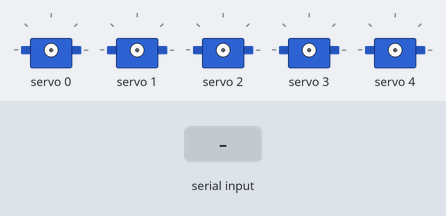
This sketch was run on a simulated ESP32. Shown: 5 × servo. The inputs (shaded band) are chosen by the test bench. What the sketch prints to the serial monitor is not drawn.

Above: at 1.2 s.
1.3 s: "demo\n" received over Serial
At 4.1 s:
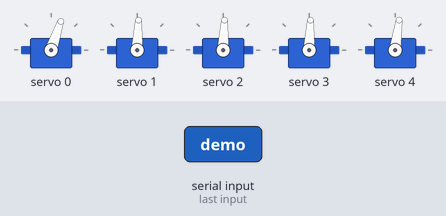
4.3 s: "speed90\n" received over Serial
At 5.4 s:
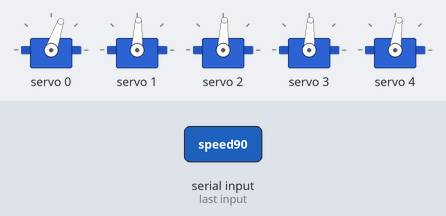
5.8 s: "open\n" received over Serial
At 6.8 s:
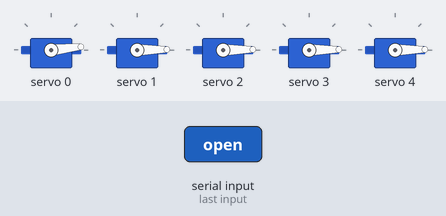
7.4 s: "point\n" received over Serial
At 8.7 s:
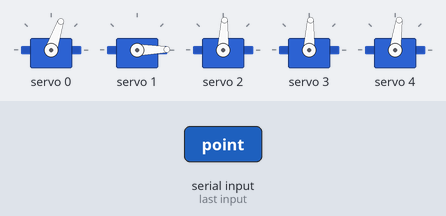
9.0 s: "ok\n" received over Serial
At 10.1 s:
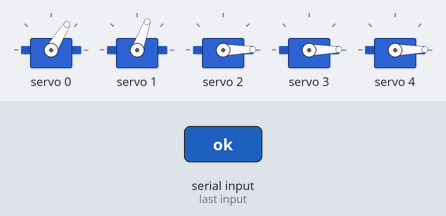
10.6 s: "fist\n" received over Serial
At 11.6 s:
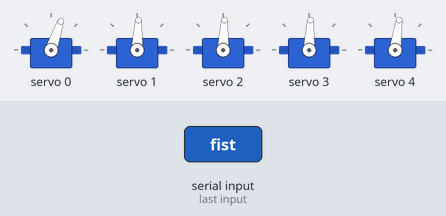
Timing chart, 0 to 13.2 s (numbered marks = the images above; inputs shaded):
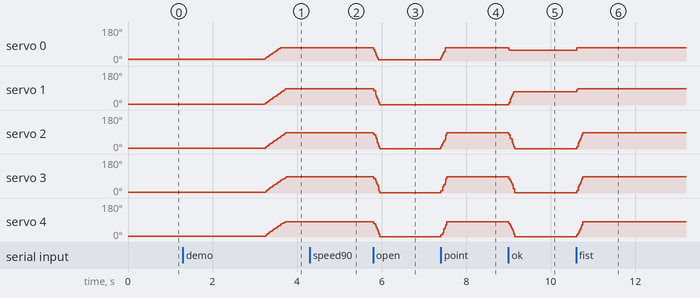

The sketch:

inmoov_hand_firmware.ino
```cpp
/*
 * InMoov 左手固件 v1 —— 五指 + 转腕 · 校准表 + 缓动 + 手势库 + 串口控制
 * 硬件：ESP32 DevKitC + PCA9685(0x40) + MG996R x6（CH0-4=拇食中无小，CH5=转腕）
 * 接线：3V3→VCC GND→GND(共地!) GPIO21→SDA GPIO22→SCL ｜ 6V适配器→V+/GND
 * 库：Adafruit PWM Servo Driver ｜ 板：ESP32 Dev Module ｜ 串口 115200
 *
 * ★ 使用前必做的校准（张线完成后）：
 *   1) 逐指用 `raw 0 20` 这类指令试出"完全伸直"和"舒适握拢"的真实角度
 *   2) 填进下方 OPEN_A[] / CLOSE_A[]（转腕填左右极限），重新烧录
 *   3) 之后一律用百分比/手势指令，不再直接用角度
 *
 * 串口指令：
 *   open / fist / point / ok / peace / three  → 手势
 *   f <指0-4> <0-100>   → 单指百分比（0=全伸直 100=握拢）
 *   h <0-100>           → 五指同步百分比
 *   w <0-100>           → 手腕（0=左极限 50=中位 100=右极限）
 *   raw <ch> <deg>      → 直接角度（仅校准用，慢速小步！）
 *   speed <1-10>        → 动作速度（默认3，越大越快）
 *   rest                → 释放全部舵机（断脉冲，散热/安全）
 *   demo                → 循环演示   |  ?  → 菜单
 */
#include <Wire.h>
#include <Adafruit_PWMServoDriver.h>

Adafruit_PWMServoDriver pwm(0x40);
const float FREQ = 50.0;
const int   US_MIN = 500, US_MAX = 2500;      // MG996R 0-180°脉宽

// ------- ★ 校准表：先用保守值，张线后按实测修改 -------
//                  拇指  食指  中指  无名  小指  手腕
float OPEN_A[6]  = {  10,   5,    5,    5,    5,   45 }; // 伸直/腕左限
float CLOSE_A[6] = {  70,  85,   85,   85,   80,  135 }; // 握拢/腕右限
bool  INVERT[6]  = {false,false,false,false,false,false}; // 某指方向反了改true
// -----------------------------------------------------

float cur[6], tgt[6];          // 当前/目标角度
int   stepDeg = 3;             // 每20ms最大步进(速度)
bool  live[6] = {false,false,false,false,false,false};

int toTicks(long us){ return (int)(us*FREQ*4096.0/1000000.0); }
void writeDeg(int ch, float d){
  d = constrain(d, 0, 180);
  pwm.setPWM(ch, 0, toTicks(US_MIN + (long)((US_MAX-US_MIN)*d/180.0)));
}
float pctToDeg(int i, float p){
  p = constrain(p, 0, 100);
  if (INVERT[i]) p = 100 - p;
  return OPEN_A[i] + (CLOSE_A[i]-OPEN_A[i]) * p / 100.0;
}
void setFinger(int i, float pct){ tgt[i]=pctToDeg(i,pct); live[i]=true; }
void setHand(float pct){ for(int i=0;i<5;i++) setFinger(i,pct); }
void gesture(const float g[5]){ for(int i=0;i<5;i++) setFinger(i,g[i]); }

const float G_OPEN [5]={0,0,0,0,0},      G_FIST [5]={100,100,100,100,100};
const float G_POINT[5]={100,0,100,100,100}, G_OK  [5]={80,80,0,0,0};
const float G_PEACE[5]={100,0,0,100,100},   G_THREE[5]={100,0,0,0,100};

void restAll(){ for(int c=0;c<6;c++){ pwm.setPWM(c,0,0); live[c]=false; } Serial.println("all released"); }

void menu(){
  Serial.println("\n=== InMoov Hand v1 ===");
  Serial.println("open/fist/point/ok/peace/three | f <i> <pct> | h <pct> | w <pct>");
  Serial.println("raw <ch> <deg>(校准) | speed <1-10> | rest | demo | ?");
}

void setup(){
  Serial.begin(115200);
  Wire.begin(21,22);
  pwm.begin(); pwm.setPWMFreq(FREQ);
  for(int i=0;i<6;i++){ cur[i]=OPEN_A[i]; tgt[i]=OPEN_A[i]; }
  restAll();                       // 上电静默，等待指令——安全第一
  menu();
}

unsigned long lastTick=0, demoT=0; int demoStep=-1;
void loop(){
  // --- 20ms 缓动节拍 ---
  if (millis()-lastTick >= 20){
    lastTick = millis();
    for(int i=0;i<6;i++){
      if(!live[i]) continue;
      float d = tgt[i]-cur[i];
      if (fabs(d) > 0.5){
        cur[i] += constrain(d, -stepDeg, stepDeg);
        writeDeg(i, cur[i]);
      }
    }
  }
  // --- demo 循环 ---
  if (demoStep>=0 && millis()-demoT>1600){
    demoT=millis();
    switch(demoStep++%6){
      case 0: gesture(G_OPEN); break;  case 1: gesture(G_FIST);  break;
      case 2: gesture(G_OPEN); break;  case 3: gesture(G_POINT); break;
      case 4: gesture(G_OK);   break;  case 5: gesture(G_PEACE); break;
    }
  }
  // --- 串口解析 ---
  if(!Serial.available()) return;
  String s = Serial.readStringUntil('\n'); s.trim();
  if(!s.length()) return;
  demoStep = -1;                                   // 任何指令终止demo
  if     (s=="open" ) gesture(G_OPEN);
  else if(s=="fist" ) gesture(G_FIST);
  else if(s=="point") gesture(G_POINT);
  else if(s=="ok"   ) gesture(G_OK);
  else if(s=="peace") gesture(G_PEACE);
  else if(s=="three") gesture(G_THREE);
  else if(s=="rest" ) restAll();
  else if(s=="demo" ){ demoStep=0; demoT=0; Serial.println("demo... 任意指令停止"); }
  else if(s=="?"    ) menu();
  else{
    char c; int a=-1, b=-1;
    c = s.charAt(0);
    sscanf(s.c_str()+1, "%d %d", &a, &b);
    if     (c=='f' && a>=0 && a<5 && b>=0) setFinger(a,b);
    else if(c=='h' && a>=0)                setHand(a);
    else if(c=='w' && a>=0)                setFinger(5,a);
    else if(c=='r' && s.startsWith("raw") ){ int ch,dg; if(sscanf(s.c_str()+3,"%d %d",&ch,&dg)==2 && ch>=0&&ch<6){ cur[ch]=dg; tgt[ch]=dg; live[ch]=true; writeDeg(ch,dg); Serial.printf("RAW CH%d=%d°\n",ch,dg);} }
    else if(c=='s' && s.startsWith("speed")){ int v; if(sscanf(s.c_str()+5,"%d",&v)==1) stepDeg=constrain(v,1,10); Serial.printf("speed=%d\n",stepDeg); }
    else menu();
  }
}
```

Measured:
- after the input at 1.3 s, servo 0: moves from 9° to 71° over 0.37 s, starting after 1.9 s; servo 1: moves from 4° to 87° over 0.51 s, starting after 1.9 s; servo 2, servo 3: moves from 4° to 87° over 0.49 s, starting after 2.0 s; servo 4: moves from 4° to 82° over 0.47 s, starting after 2.0 s
- after the input at 4.3 s, servo 0: stays 71° (without the input it goes to 68° after 0.51 s); servo 1–3: stays 87° (without the input it goes to 84° after 0.51 s); servo 4: stays 82° (without the input it goes to 78° after 0.51 s)
- after the input at 5.8 s, servo 0: 71° → 6° at once; servo 1–3: 87° → 1° at once; servo 4: 82° → 1° at once
- after the input at 7.4 s, servo 0: 6° → 71° at once; servo 2, servo 3: 1° → 87° at once; servo 4: 1° → 82° at once
- after the input at 9.0 s, servo 0: 71° → 58° at once; servo 1: 1° → 70° at once; servo 2, servo 3: 87° → 1° at once; servo 4: 82° → 1° at once
- after the input at 10.6 s, servo 0: 58° → 71° at once; servo 1: 70° → 87° at once; servo 2, servo 3: 1° → 87° at once; servo 4: 1° → 82° at once
